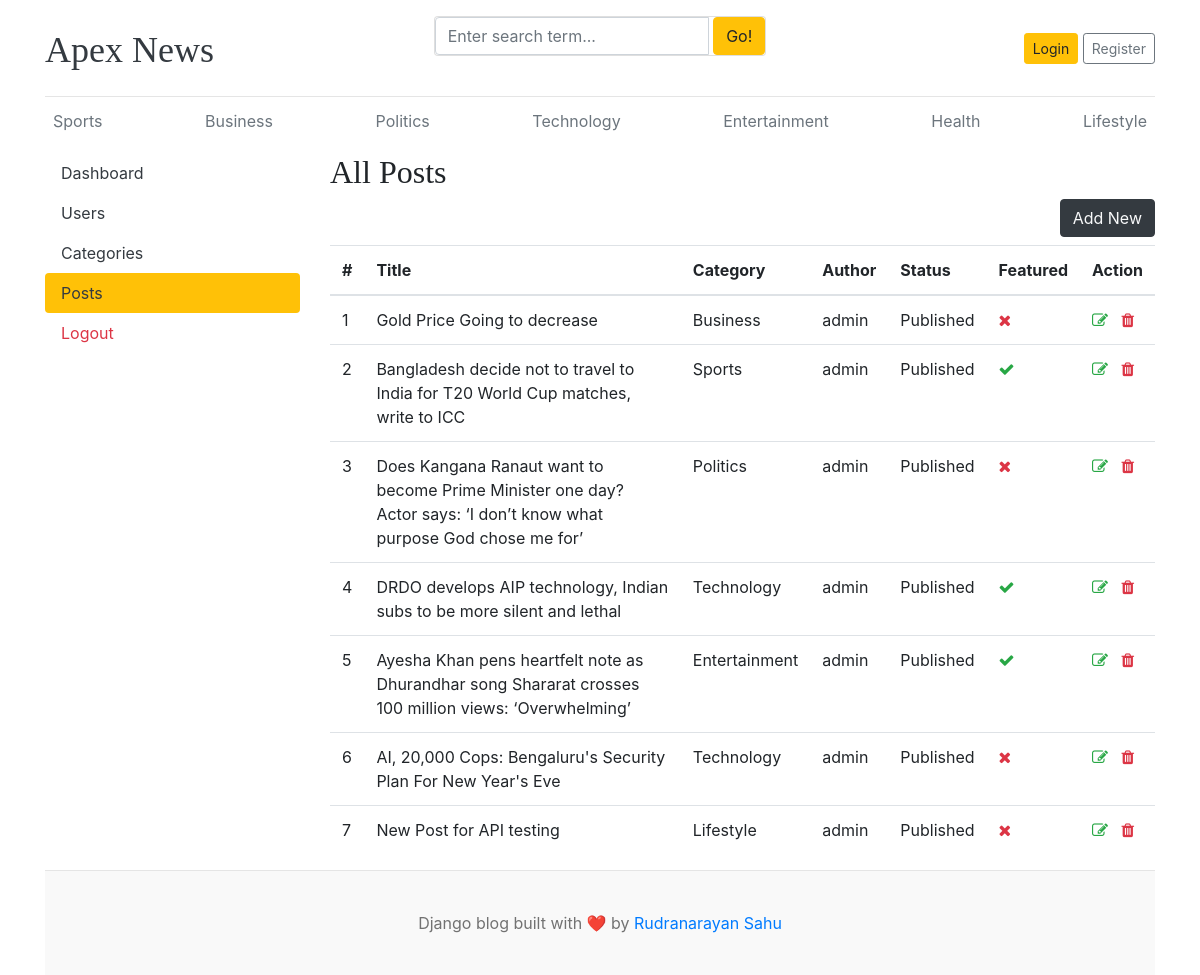
The app's page /dashboard/posts/ with its own data.
### blogs/models.py (models this page shows, shortened)
class Category(models.Model):
    category_name = models.CharField(max_length=50, unique=True)
    created_at = models.DateTimeField(auto_now_add=True)
    updated_at = models.DateTimeField(auto_now=True)
    class Meta:
        verbose_name = "Category"
        verbose_name_plural = "Categories"
    def __str__(self):
        return self.category_name

class Blog(models.Model):
    title = models.CharField(max_length=200)
    slug = models.SlugField(max_length=200, unique=True, blank=True)
    category = models.ForeignKey(Category, on_delete=models.CASCADE)
    author = models.ForeignKey(User, on_delete=models.CASCADE)
    featured_image = models.ImageField(upload_to='uploads/%Y/%m/%d/',)
    short_description = models.TextField(max_length=500)
    blog_body = models.TextField(max_length=2000)
    status = models.CharField(max_length=20, choices=STATUS_CHOICES, default="Draft")
    is_featured = models.BooleanField(default=False)
    created_at = models.DateTimeField(auto_now_add=True)
    updated_at = models.DateTimeField(auto_now=True)
    class Meta:
        verbose_name = "Blog"
        verbose_name_plural = "Blogs"

### dashboards/views.py (the view)
# urls.py: path('posts/', views.posts, name="posts"),
def posts(request):
    posts = Blog.objects.all()
    context = {
        'posts': posts,
    }
    return render(request, 'dashboard/posts.html', context)

### blogs/context_processors.py (called while the page is built)
def get_categories(request):
    from blogs.models import Category
    categories = Category.objects.all()
    return {'categories': categories}

def get_social_links(request):
    social_links = SocialLinks.objects.all()
    return {'social_links': social_links}

### templates/dashboard/posts.html (shortened to what this page needs)
{% extends 'base.html' %} {% block content %}
<div class="row">
  {% include 'dashboard/sidebar.html' %}
  <div class="col-md-9">
    <h2>All Posts</h2>
    <a
      href="{% url 'add_post' %}"
      class="btn btn-dark text-light float-right mb-2"
      >Add New</a
    >
    <table class="table table-hover">
      <thead>
        <tr>
          <th>#</th>
          <th>Title</th>
          <th>Category</th>
          <th>Author</th>
          <th>Status</th>
          <th>Featured</th>
          <th>Action</th>
        </tr>
      </thead>
      <tbody>
        {% for post in posts %}
        <tr>
          <td>{{ forloop.counter }}</td>
          <td>{{ post.title }}</td>
          <td>{{ post.category }}</td>
          <td>{{ post.author }}</td>
          <td>{{ post.status }}</td>
          <td>
            {% if post.is_featured %}<i class="fa fa-check text-success"></i>{%else %}<i class="fa fa-times text-danger"></i>{% endif %}
          </td>
          <td>
            <a href="{% url 'edit_post' post.id %}"
              ><i class="fa fa-edit text-success"></i
            ></a>
            <a href=""{% url 'delete_post' post.id %}"
              ><i class="fa fa-trash text-danger"></i
            ></a>
          </td>
        </tr>
        {% endfor %}
      </tbody>
    </table>
  </div>
</div>
{% endblock %}

### templates/base.html (shortened to what this page needs)
{% load static %}
<!DOCTYPE html>
<html lang="en">
<head>
    <link href="https://getbootstrap.com/docs/4.0/dist/css/bootstrap.min.css" rel="stylesheet" />
    <link rel="stylesheet" href="https://cdnjs.cloudflare.com/ajax/libs/font-awesome/4.7.0/css/font-awesome.min.css">
    <link href="{% static 'css/blog.css' %}" rel="stylesheet" />
</head>
<body>
    <div class="container">
        <header class="blog-header py-3">
            <div class="row flex-nowrap justify-content-between align-items-center">
                <div class="col-4 pt-1">
                    <a class="blog-header-logo text-dark" href="/">Apex News</a>
                </div>
                <div class="card mb-4">
                        <form action ="{% url 'search_blogs' %}" method="GET">
                            <div class="input-group">
                                <input class="form-control" type="text" name="keyword" value="{{ keyword }}" placeholder="Enter search term..." aria-label="Enter search term..." aria-describedby="button-search" /> &nbsp;
                                <button type="submit" class="btn btn-warning" id="button-search" type="button">Go!</button>
                            </div>
                        </form>
                </div>
                <div class="col-4 d-flex justify-content-end align-items-center">
                    {% if not user.is_authenticated %}
                    <a class="btn btn-sm btn-warning" href="{% url 'login' %}">Login</a> &nbsp;
                    <a class="btn btn-sm btn-outline-secondary" href="{% url 'register' %}">Register</a>
                    {% endif %}
                </div>
            </div>
        </header>
        <div class="nav-scroller py-1 mb-2">
            <nav class="nav d-flex justify-content-between">
                {% for category in categories %}
                <a class="p-2 text-muted" href="{% url 'posts_by_category' category.id %}">{{ category.category_name }}</a>
                {% endfor %}
            </nav>
        </div>
    {% block content %}
    {% endblock %}
    <footer class="blog-footer">
        <p>Django blog built with ❤️ by <a href="#">Rudranarayan Sahu</a></p>
    </footer>
</body>
</html>

### blog_main/static/css/blog.css (style rules this page uses)
.blog-header { border-bottom: 1px solid #e5e5e5; }
.blog-header-logo { font-family: "Playfair Display", Georgia, "Times New Roman", serif; font-size: 2.25rem; }
h1, h2, h3, h4, h5, h6 { font-family: "Playfair Display", Georgia, "Times New Roman", serif; }
.blog-footer { padding: 2.5rem 0; color: #727272; text-align: center; background-color: #f9f9f9; border-top: .05rem solid #e5e5e5; }
.blog-footer p:last-child { margin-bottom: 0; }

### records on screen
Category: category_name "Sports"
Category: category_name "Business"
Category: category_name "Politics"
Category: category_name "Technology"
Category: category_name "Entertainment"
Category: category_name "Health"
Category: category_name "Lifestyle"
Blog: title "Gold Price Going to decrease", category "Business", author "admin", status "Published", is_featured False (drawn)
Blog: title "Bangladesh decide not to travel to India for T20 World Cup matches, write to ICC", category "Sports", author "admin", status "Published", is_featured True (drawn)
Blog: title "Does Kangana Ranaut want to become Prime Minister one day? Actor says: ‘I don’t know what purpose God chose me for’", category "Politics", author "admin", status "Published", is_featured False (drawn)
Blog: title "DRDO develops AIP technology, Indian subs to be more silent and lethal", category "Technology", author "admin", status "Published", is_featured True (drawn)
Blog: title "Ayesha Khan pens heartfelt note as Dhurandhar song Shararat crosses 100 million views: ‘Overwhelming’", category "Entertainment", author "admin", status "Published", is_featured True (drawn)
Blog: title "AI, 20,000 Cops: Bengaluru's Security Plan For New Year's Eve", category "Technology", author "admin", status "Published", is_featured False (drawn)
Blog: title "New Post for API testing", category "Lifestyle", author "admin", status "Published", is_featured False (drawn)
